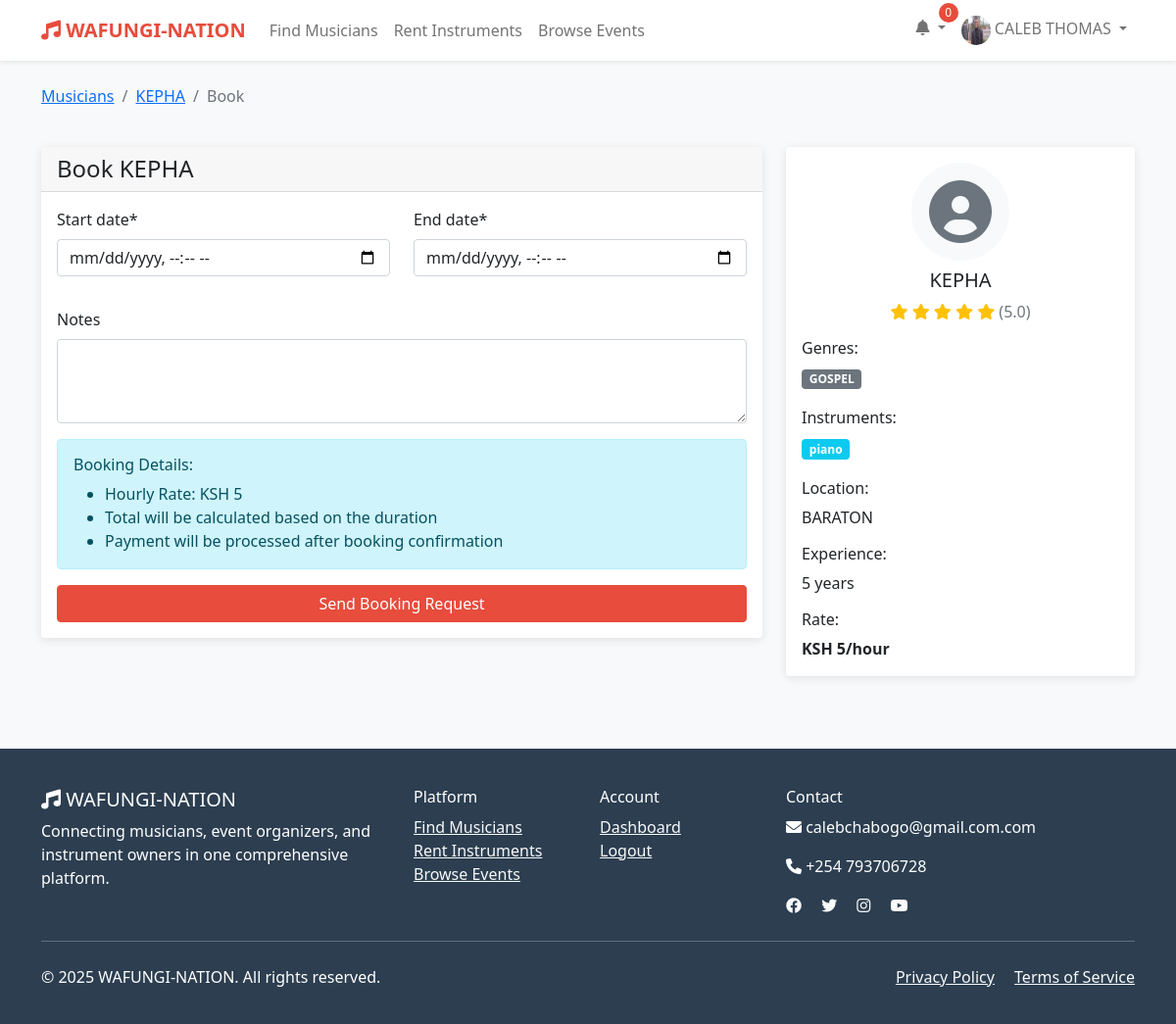
Before: /musicians/2/book/ (signed in) with the older database file.
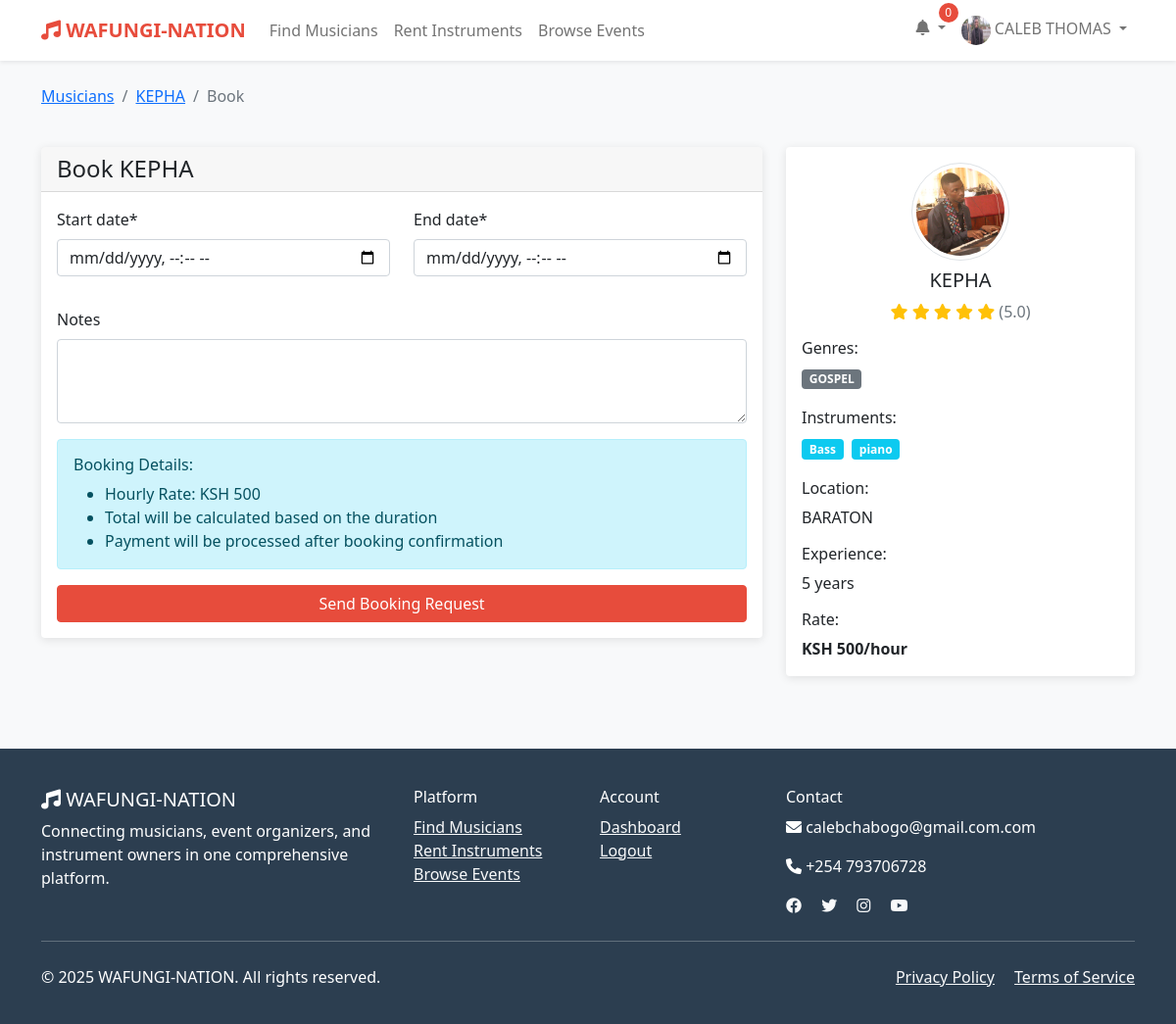
After: the same page with the newer database file.
### wafungi/models.py (models this page shows, shortened)
class MusicianProfile(models.Model):
    user = models.OneToOneField(User, on_delete=models.CASCADE)
    stage_name = models.CharField(max_length=100, blank=True)
    genres = models.ManyToManyField(Genre)
    instruments = models.ManyToManyField(Instrument)
    experience_years = models.PositiveIntegerField(default=0)
    hourly_rate = models.DecimalField(max_digits=10, decimal_places=2, default=0)
    availability_status = models.BooleanField(default=True)
    portfolio_url = models.URLField(blank=True)
    sample_audio = models.FileField(upload_to='audio_samples/', blank=True, null=True)
    rating = models.DecimalField(max_digits=3, decimal_places=2, default=0.0)
    total_gigs = models.PositiveIntegerField(default=0)

class Genre(models.Model):
    name = models.CharField(max_length=50, unique=True)
    description = models.TextField(blank=True)

class Instrument(models.Model):
    name = models.CharField(max_length=50, unique=True)
    category = models.CharField(max_length=50)

class User(AbstractUser):
    USER_TYPES = (
        ('musician', 'Musician'),
        ('organizer', 'Event Organizer'),
        ('instrument_owner', 'Instrument Owner'),
        ('client', 'Client'),
    )
    user_type = models.CharField(max_length=20, choices=USER_TYPES)
    phone = models.CharField(max_length=15, blank=True)
    location = models.CharField(max_length=100, blank=True)
    profile_picture = models.ImageField(upload_to='profiles/', blank=True, null=True)
    bio = models.TextField(blank=True)
    is_verified = models.BooleanField(default=False)
    created_at = models.DateTimeField(auto_now_add=True)
    updated_at = models.DateTimeField(auto_now=True)

### wafungi/views.py (the view)
# urls.py: path('musicians/<int:musician_id>/book/', views.book_musician, name='book_musician'),
@login_required
def book_musician(request, musician_id):
    musician = get_object_or_404(MusicianProfile, id=musician_id)
    if request.user == musician.user:
        messages.error(request, 'You cannot book yourself.')
        return redirect('musician_detail', musician_id)
    if request.method == 'POST':
        form = BookingForm(request.POST)
        if form.is_valid():
            booking = form.save(commit=False)
            booking.client = request.user
            booking.musician = musician.user
            start_date = form.cleaned_data['start_date']
            end_date = form.cleaned_data['end_date']
            if end_date <= start_date:
                messages.error(request, 'End date must be after start date.')
                return render(request, 'wafungi/book_musician.html', {
                    'form': form,
                    'musician': musician
                })
            duration = end_date - start_date
            hours = duration.total_seconds() / 3600
            subtotal = float(musician.hourly_rate) * hours
            service_fee = subtotal * 0.05  # 5% service fee
            booking.total_amount = subtotal + service_fee
            booking.save()
            Notification.objects.create(
                user=musician.user,
                title='New Booking Request',
                message=f'{request.user.get_full_name() or request.user.username} has requested to book you for {hours:.1f} hours.'
            )
            messages.success(request, 'Booking request sent successfully!')
            return redirect('booking_detail', booking.id)
    else:
        form = BookingForm()
    return render(request, 'wafungi/book_musician.html', {
        'form': form,
        'musician': musician
    })

### wafungi/forms.py
class BookingForm(forms.ModelForm):
    class Meta:
        model = Booking
        fields = ('start_date', 'end_date', 'notes')
        widgets = {
            'start_date': forms.DateTimeInput(attrs={'type': 'datetime-local'}),
            'end_date': forms.DateTimeInput(attrs={'type': 'datetime-local'}),
            'notes': forms.Textarea(attrs={'rows': 3}),
        }
    def __init__(self, *args, **kwargs):
        super().__init__(*args, **kwargs)
        self.helper = FormHelper()
        self.helper.layout = Layout(
            Row(
                Column('start_date', css_class='form-group col-md-6 mb-0'),
                Column('end_date', css_class='form-group col-md-6 mb-0'),
                css_class='form-row'
            ),
            'notes',
            Submit('submit', 'Send Booking Request', css_class='btn btn-primary')
        )

### wafungi/templatetags/wafungi_filters.py (called while the page is built)
@register.filter
def ksh_currency(value):
    try:
        return f"KSH {float(value):,.0f}"
    except (ValueError, TypeError):
        return "KSH 0"

### templates/wafungi/book_musician.html (shortened to what the changed rows need)
{% extends 'base.html' %}
{% load wafungi_filters %}
{% load crispy_forms_tags %}
{% block content %}
<div class="container py-4">
    <div class="row">
        <div class="col-12 mb-4">
            <nav aria-label="breadcrumb">
                <ol class="breadcrumb">
                    <li class="breadcrumb-item"><a href="{% url 'musician_detail' musician.id %}">{{ musician.stage_name|default:musician.user.get_full_name }}</a></li>
                </ol>
            </nav>
        </div>
    </div>
    <div class="row">
        <div class="col-md-8">
            <div class="card">
                <div class="card-header">
                    <h4 class="mb-0">Book {{ musician.stage_name|default:musician.user.get_full_name }}</h4>
                </div>
                <div class="card-body">
                    <form method="post">
                        <div class="alert alert-info">
                            <ul class="mb-0">
                                <li>Hourly Rate: {{ musician.hourly_rate|ksh_currency }}</li>
                                <li>Total will be calculated based on the duration</li>
                                <li>Payment will be processed after booking confirmation</li>
                            </ul>
                        </div>
                    </form>
                </div>
            </div>
        </div>
        <div class="col-md-4">
            <div class="card">
                <div class="card-body">
                    <div class="text-center mb-3">
                        {% if musician.user.profile_picture %}
                            <img src="{{ musician.user.profile_picture.url }}" class="rounded-circle img-thumbnail" style="width: 100px; height: 100px; object-fit: cover;" alt="{{ musician.stage_name }}">
                        {% else %}
                            <div class="rounded-circle bg-light d-flex align-items-center justify-content-center mx-auto" style="width: 100px; height: 100px;">
                                <i class="fas fa-user-circle fa-4x text-muted"></i>
                            </div>
                        {% endif %}
                        <h5 class="mt-2">{{ musician.stage_name|default:musician.user.get_full_name }}</h5>
                        <div class="rating">
                            {% for i in "12345" %}
                                {% if forloop.counter <= musician.rating %}
                                    <i class="fas fa-star"></i>
                                {% else %}
                                    <i class="far fa-star"></i>
                                {% endif %}
                            {% endfor %}
                            <span class="text-muted">({{ musician.rating|floatformat:1 }})</span>
                        </div>
                    </div>
                    <div class="mb-3">
                        <div>
                            {% for genre in musician.genres.all %}
                                <span class="badge bg-secondary me-1 mb-1">{{ genre.name }}</span>
                            {% endfor %}
                        </div>
                    </div>
                    <div class="mb-3">
                        <div>
                            {% for instrument in musician.instruments.all %}
                                <span class="badge bg-info me-1 mb-1">{{ instrument.name }}</span>
                            {% endfor %}
                        </div>
                    </div>
                    <div class="mb-3">
                        <h6>Location:</h6>
                        <p class="mb-0">{{ musician.user.location|default:"Not specified" }}</p>
                    </div>
                    <div class="mb-3">
                        <h6>Experience:</h6>
                        <p class="mb-0">{{ musician.experience_years }} years</p>
                    </div>
                    <div class="mb-0">
                        <h6>Rate:</h6>
                        <p class="mb-0 fw-bold">{{ musician.hourly_rate|ksh_currency }}/hour</p>
                    </div>
                </div>
            </div>
        </div>
    </div>
</div>
{% endblock %}

Changed rows visible on the page:
changed MusicianProfile "KEPHA": hourly_rate|ksh_currency "KSH 5" → "KSH 500"; user.profile_picture: picture added
now on this page (row unchanged): Instrument: name "Bass"
